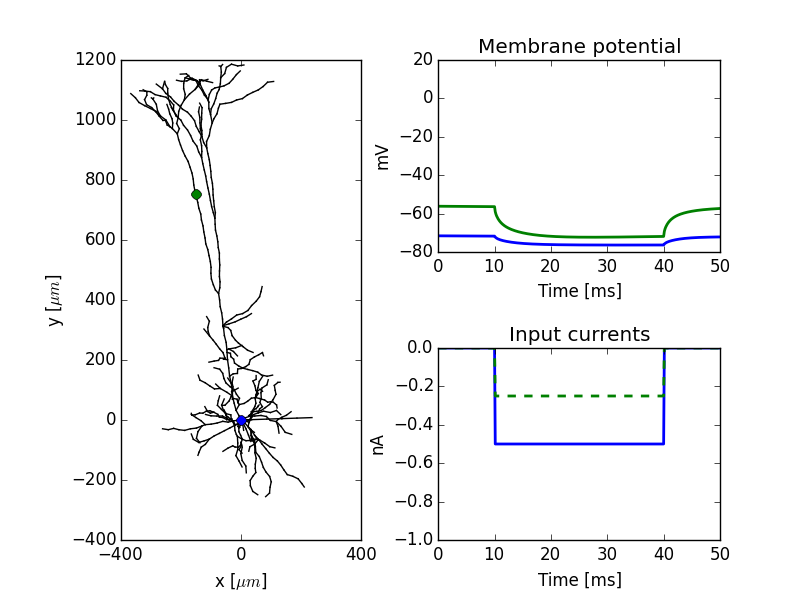

Here is the Python script that generated this plot:
#!/usr/bin/env python
'''
Multi-compartment NEURON model from Almog and Korngreen (2014) J Neurosci 34:1 182-196
'''

import numpy as np
import pylab as plt
import LFPy

### MAKING THE CELL
cell_parameters = {
    'morphology': 'A140612.hoc',
    'v_init': -62,
    'passive': False,
    'nsegs_method': None,
    'timeres_NEURON': 2**-3,  # Should be a power of 2
    'timeres_python': 2**-3,
    'tstartms': -50,
    'tstopms': 50,
    'custom_code': ['cell_model.hoc']
}
cell = LFPy.Cell(**cell_parameters)

### MAKING THE INPUT
soma_idx = 0
apic_idx = cell.get_closest_idx(x=-150., y=750., z=0.)

soma_clamp_params = {
    'idx': soma_idx,
    'record_current': True,
    'amp': -0.5, #[nA]
    'dur': 30.,
    'delay': 10,
    'pptype': 'IClamp',
    }

apic_clamp_params = {
    'idx': apic_idx,
    'record_current': True,
    'amp': -.25, #[nA]
    'dur': 30.,
    'delay': 10,
    'pptype': 'IClamp',
    }
cl_soma = LFPy.StimIntElectrode(cell, **soma_clamp_params)
cl_apic = LFPy.StimIntElectrode(cell, **apic_clamp_params)

cell.simulate(rec_imem=True, rec_vmem=True, rec_istim=True)

### PLOTTING THE RESULTS
cell_plot_idxs = [soma_idx, apic_idx]
cell_plot_colors = {soma_idx: 'b',
                    apic_idx: 'g'}

# Plotting the morphology
plt.subplots_adjust(hspace=0.5)
plt.subplot(121, aspect='equal', xlabel='x [$\mu m$]', ylabel='y [$\mu m$]', xlim=[-400, 400], xticks=[-400, 0, 400])
[plt.plot([cell.xstart[idx], cell.xend[idx]], [cell.ystart[idx], cell.yend[idx]], c='k') for idx in xrange(cell.totnsegs)]
[plt.plot(cell.xmid[idx], cell.ymid[idx], 'o', c=cell_plot_colors[idx], ms=7) for idx in cell_plot_idxs]

# Plotting the membrane potentials
plt.subplot(222, title='Membrane potential', xlabel='Time [ms]', ylabel='mV', ylim=[-80, 20])
[plt.plot(cell.tvec, cell.vmem[idx, :], c=cell_plot_colors[idx], lw=2) for idx in cell_plot_idxs]

# Plotting the input currents
stim_lim = [2*np.min([cl_soma.i, cl_apic.i]), 2*np.max([cl_soma.i, cl_apic.i])]
plt.subplot(224, title='Input currents', xlabel='Time [ms]', ylabel='nA', ylim=stim_lim)
plt.plot(cell.tvec, cl_soma.i, c=cell_plot_colors[soma_idx], lw=2)
plt.plot(cell.tvec, cl_apic.i, '--', c=cell_plot_colors[apic_idx], lw=2)

plt.savefig('exercise_1.png')
